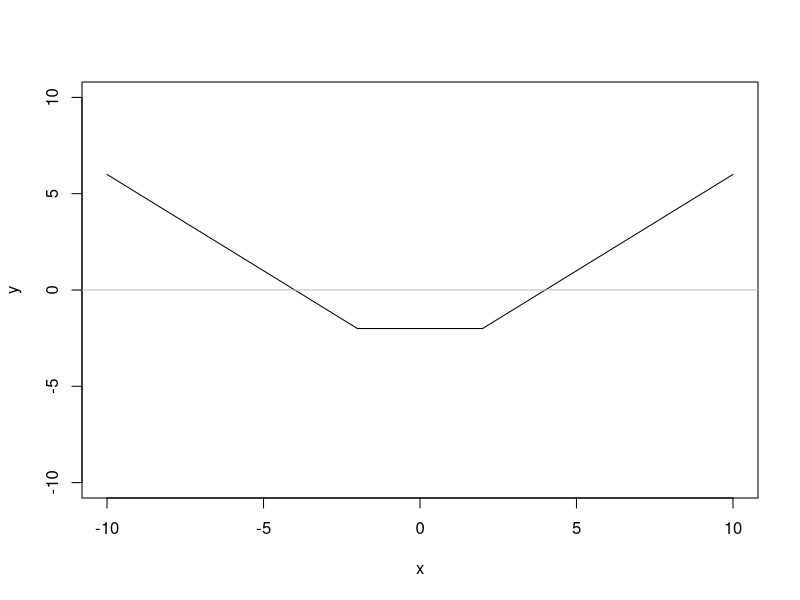

Generate this figure with R:
f <- function(x){
  ifelse(x < -2, -x -4,
         ifelse(x <= 2, 0*x -2, x-4))
}

x <- seq(-10,10,0.1)
y <- f(x)

plot(x,y,type='l',ylim=c(-10,10))
abline(h=0,col="gray")

k <- c(2,3,4)
sum(2*k-3)

prod(2*k-3)
